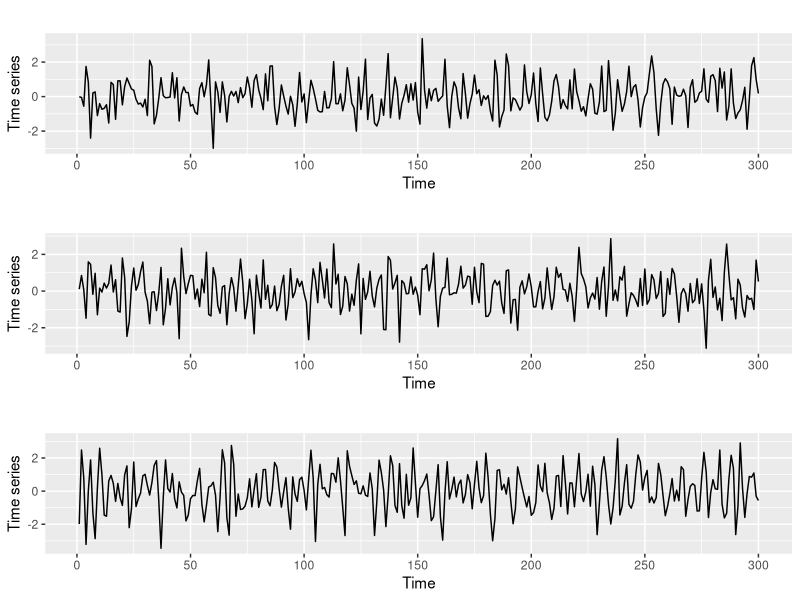
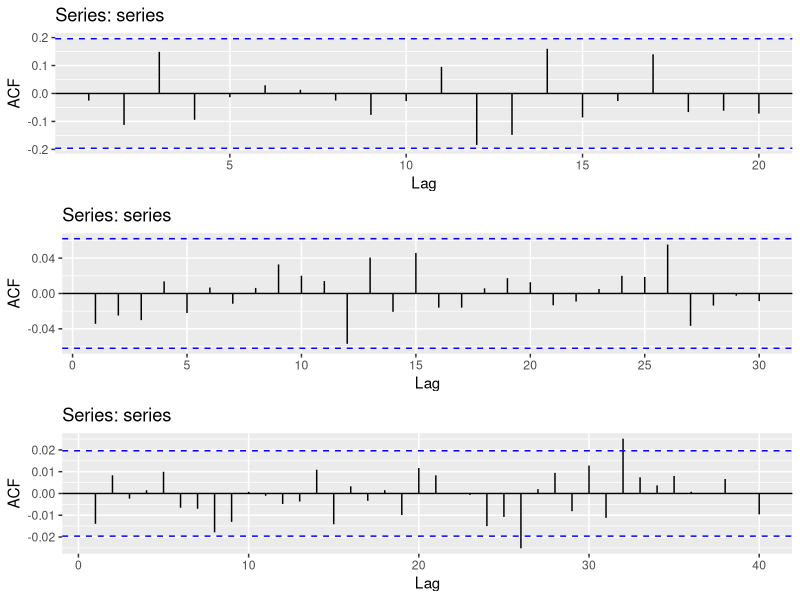
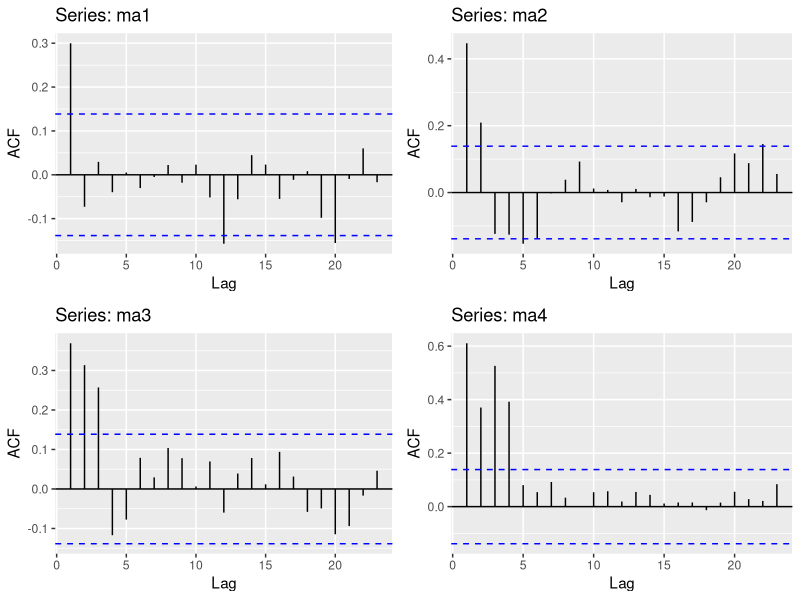
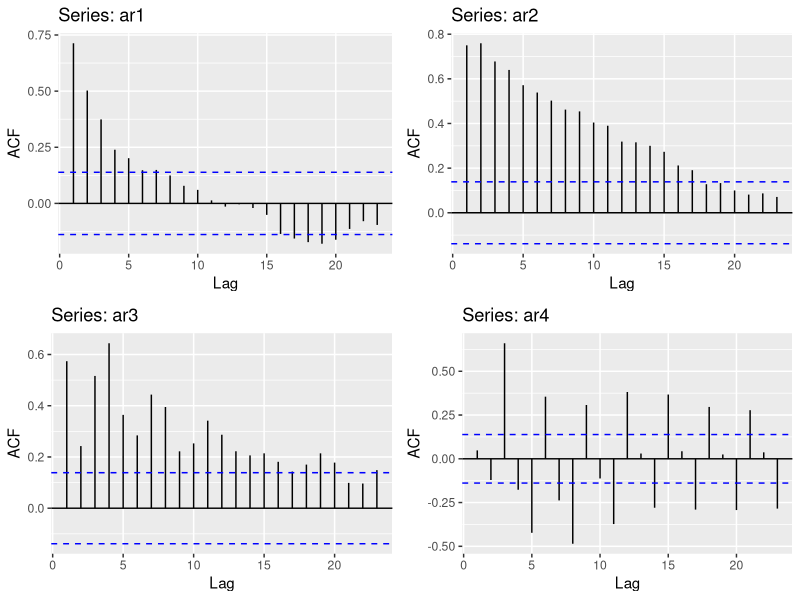
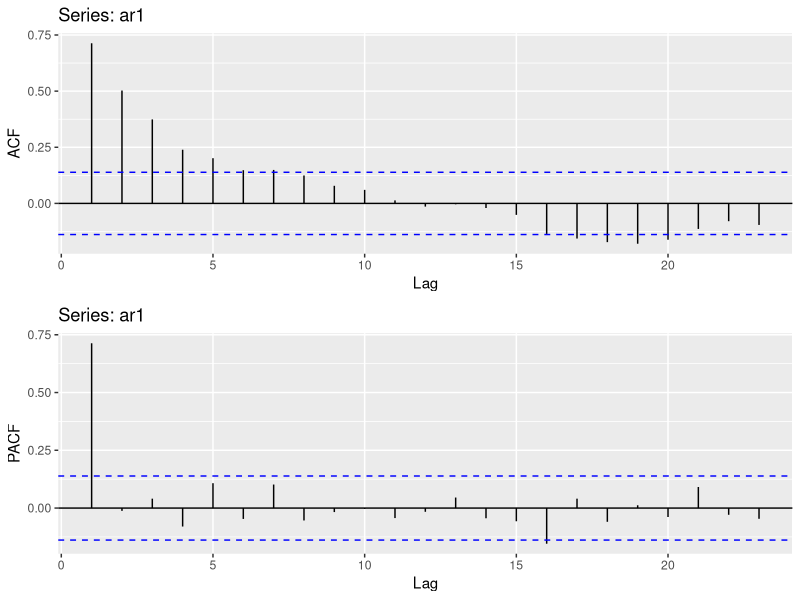
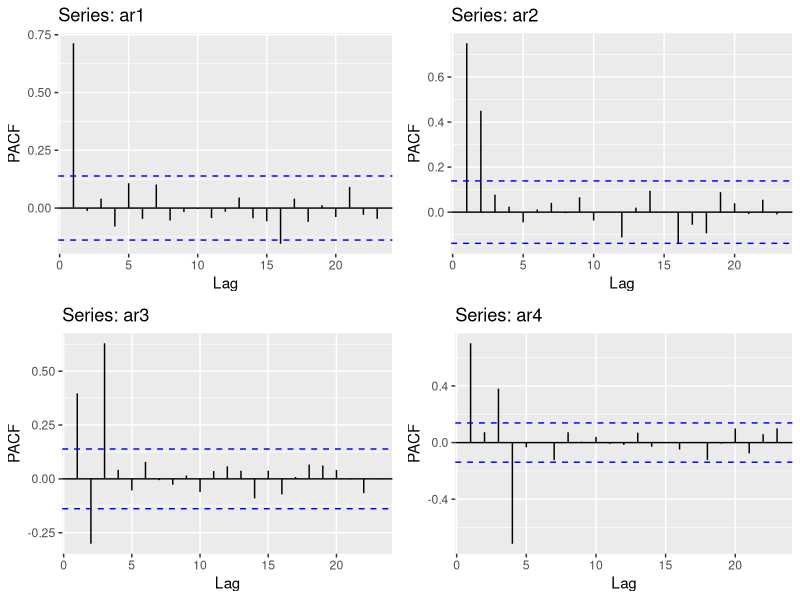
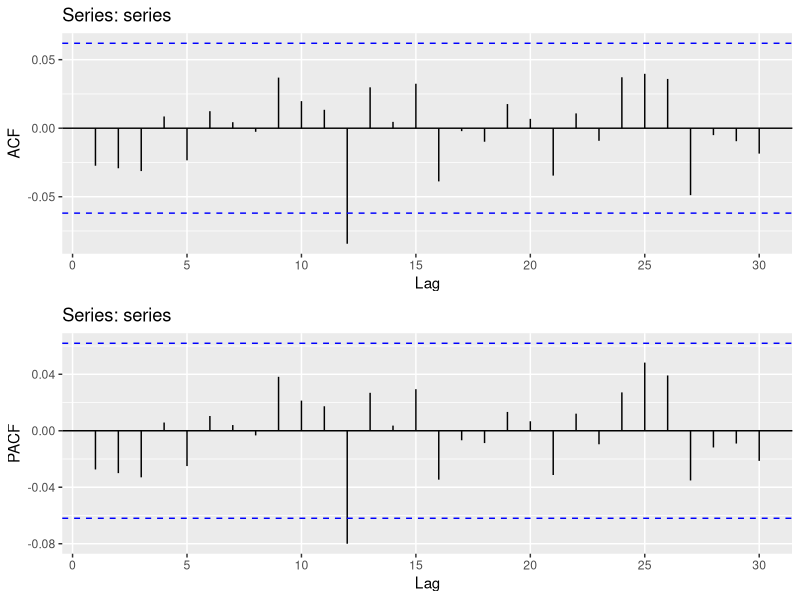

Write R code to recreate these figures, in order.
library(forecast)
library(gridExtra)

# Can you tell the difference?
set.seed(123)
plot1 <- autoplot(arima.sim(list(order=c(2,0,0),ar=c(.1,-.3)),n=300),ylab = "Time series")
plot2 <- autoplot(arima.sim(list(order=c(0,0,2),ma=c(.1,-.3)),n=300),ylab = "Time series")
plot3 <- autoplot(arima.sim(list(order=c(2,0,2),ar=c(.1,-.3),ma=c(.1,-.3)),n=300),ylab = "Time series")
gridExtra::grid.arrange(plot1,plot2,plot3)
# Understanding the blue-lines
set.seed(123)
series <- arima.sim(list(order=c(0,0,0)),n=100) # Pure noise: 100 points
acf1 <- ggAcf(series)
series <- arima.sim(list(order=c(0,0,0)),n=1000) # Pure noise:1000 points
acf2 <- ggAcf(series)
series <- arima.sim(list(order=c(0,0,0)),n=10000) # Pure noise:10000 points
acf3 <- ggAcf(series)
grid.arrange(acf1,acf2,acf3)

# Using ACF to identify MA(q)
set.seed(123)
ma1 <- arima.sim(list(ma=0.5),n=200)
ggma1 <- ggAcf(ma1)
ma2 <- arima.sim(list(ma=c(0.5,0.4)),n=200)
ggma2 <- ggAcf(ma2)
ma3 <- arima.sim(list(ma=c(0.3,0.8,0.8)),n=200)
ggma3 <- ggAcf(ma3)
ma4 <- arima.sim(list(ma=c(0.6,0.3,0.8,0.7)),n=200)
ggma4 <- ggAcf(ma4)
grid.arrange(ggma1,ggma2,ggma3,ggma4,nrow=2)

#  ACF doesn't work for AR(p)
set.seed(123)
ar1 <- arima.sim(list(ar=0.8),n=200)
ggar1 <- ggAcf(ar1)
ar2 <- arima.sim(list(ar=c(0.5,0.4)),n=200)
ggar2 <- ggAcf(ar2)
ar3 <- arima.sim(list(ar=c(0.7,-0.5,0.6)),n=200)
ggar3 <- ggAcf(ar3)
ar4 <- arima.sim(list(ar=c(0.6,-0.3,0.8,-0.7)),n=200)
ggar4 <- ggAcf(ar4)
grid.arrange(ggar1,ggar2,ggar3,ggar4,nrow=2)

# PACF works for AR(p)
set.seed(123)
ar1 <- arima.sim(list(ar=0.8),n=200)
ggar1 <- ggAcf(ar1)
ggPar1 <- ggPacf(ar1)
grid.arrange(ggar1,ggPar1,nrow=2)

# PACF works for AR(p)
set.seed(123)
ar1 <- arima.sim(list(ar=0.8),n=200)
ggar1 <- ggPacf(ar1)
ar2 <- arima.sim(list(ar=c(0.5,0.4)),n=200)
ggar2 <- ggPacf(ar2)
ar3 <- arima.sim(list(ar=c(0.7,-0.6,0.6)),n=200)
ggar3 <- ggPacf(ar3)
ar4 <- arima.sim(list(ar=c(0.9,-0.3,0.8,-0.7)),n=200)
ggar4 <- ggPacf(ar4)
grid.arrange(ggar1,ggar2,ggar3,ggar4,nrow=2)

# Residuals should behave like random noise both for ACF and PACF
set.seed(123)
series <- arima.sim(list(order=c(0,0,0)),n=1000)
grid.arrange(ggAcf(series),ggPacf(series),nrow=2)
